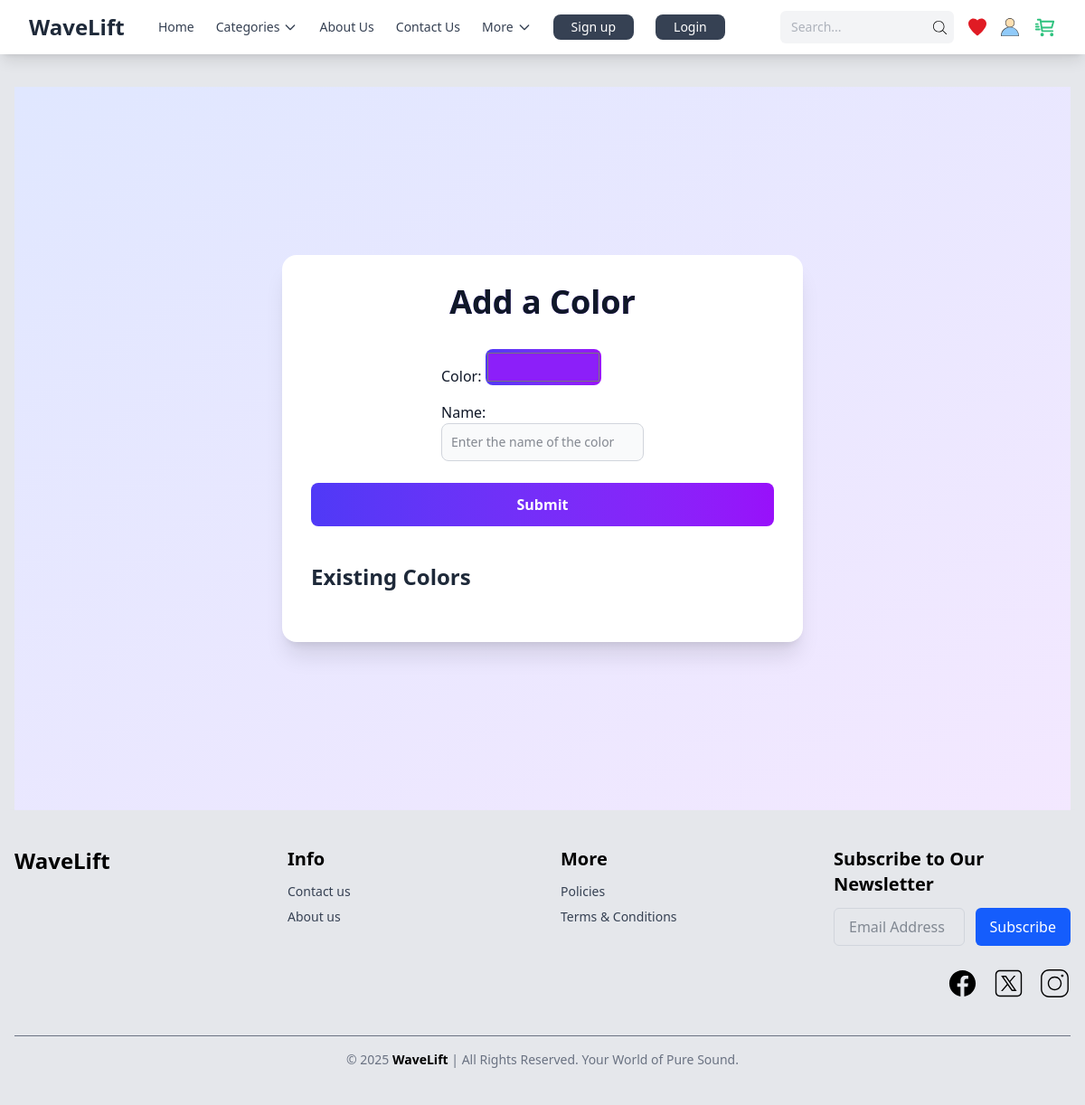
Before: /products/addcolor/ with the older database file.
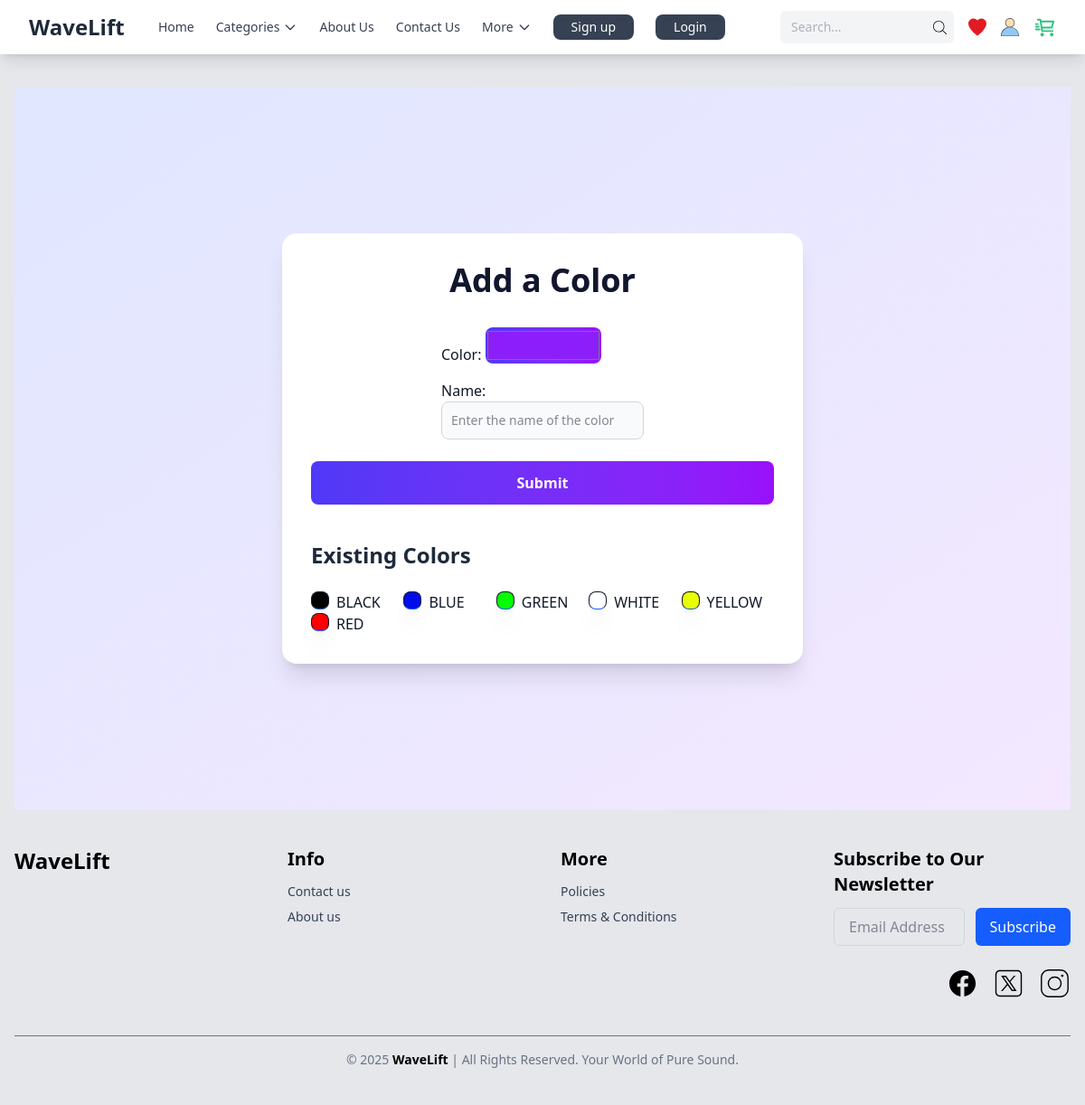
After: the same page with the newer database file.
### products/models.py (models this page shows, shortened)
class ProductColor(models.Model):
    id = models.UUIDField(primary_key=True, default=uuid4, editable=False)
    color = ColorField(default='#FFFFFF')
    name = models.CharField(max_length=50,unique=True,blank=False,null=False)
    class Meta:
        db_table = 'product_colors'
        verbose_name = 'Product Color'
        verbose_name_plural = 'Product Colors'
        ordering = ['color']

### products/views.py (the view, shortened to what this page needs)
# urls.py: path("addcolor/",CreateColor.as_view(),name="add_color_url"),
class CreateColor(View):
    template_name="products/create_color.html"
    def get(self,request):
        form = CreatColorForm()
        colors = ProductColor.objects.all()
        return render(request,self.template_name,{'form':form,'colors':colors})

### products/forms.py
class CreatColorForm(forms.ModelForm):
    color = forms.CharField(widget=forms.TextInput(attrs={ "value":"#8c1ff9" ,"type":"color","class":"w-32 h-10  bg-gradient-to-r from-indigo-600 to-purple-600   rounded-lg  hover:from-indigo-700 hover:to-purple-700 transition duration-300 transform hover:scale-105"}))
    name = forms.CharField(widget=forms.TextInput(attrs={ "class":"bg-gray-50 border border-gray-300 text-gray-900 text-sm rounded-lg focus:ring-blue-500 focus:border-blue-500 block w-full p-2.5","placeholder":"Enter the name of the color"}))
    class Meta:
        model = ProductColor
        fields =['color','name']

### templates/products/create_color.html (shortened to what this page needs)
{% extends 'shared/base.html' %}
{% block content %}
<div class="min-h-screen bg-gradient-to-br from-indigo-100 to-purple-100 flex items-center justify-center p-6">
    <div class="max-w-xl w-full bg-white rounded-2xl shadow-xl p-8 transform transition-all hover:shadow-2xl">
        <h1
            class="text-4xl font-extrabold text-gray-900 mb-8 text-center bg-clip-text bg-gradient-to-r from-indigo-500 to-purple-500">
            Add a Color
        </h1>
        <form method="post" class="space-y-6 flex justify-center items-center flex-col">
            <div class="flex flex-col space-y-4">
                {{ form.as_p }}
            </div>
            <button type="submit"
                class="w-full bg-gradient-to-r from-indigo-600 to-purple-600 text-white py-3 rounded-lg font-semibold hover:from-indigo-700 hover:to-purple-700 transition duration-300 transform hover:scale-105">
                Submit
            </button>
        </form>
        <h2 class="text-2xl font-semibold text-gray-800 mt-10 mb-6">Existing Colors</h2>
        <div class="grid lg:grid-cols-5 grid-cols-2">
            {% for color in colors %}
            <div class="flex gap-2 ">
                <div class="w-5 border-1 border-solid border-b-blue-600 h-5 rounded-lg shadow-xl hover:shadow-2xl transition duration-300 transform hover:scale-110"
                    style="background-color: {{ color.color }};" title="{{ color.name }} ({{ color.color }})"></div>
                <div>{{color.name}}</div>
            </div>
            {% endfor %}
        </div>
    </div>
</div>
{% endblock %}

Changed rows visible on the page:
added ProductColor: name "BLACK"
added ProductColor: name "BLUE"
added ProductColor: name "GREEN"
added ProductColor: name "WHITE"
added ProductColor: name "YELLOW"
added ProductColor: name "RED"
